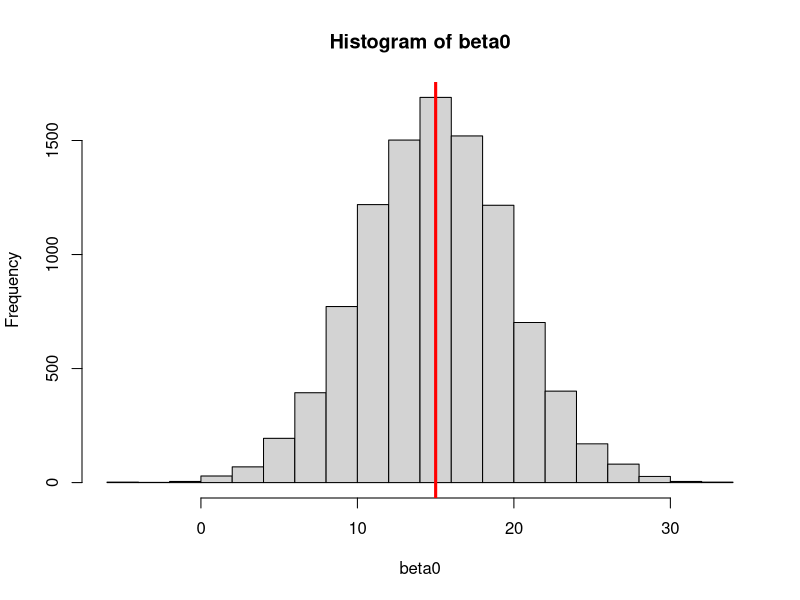
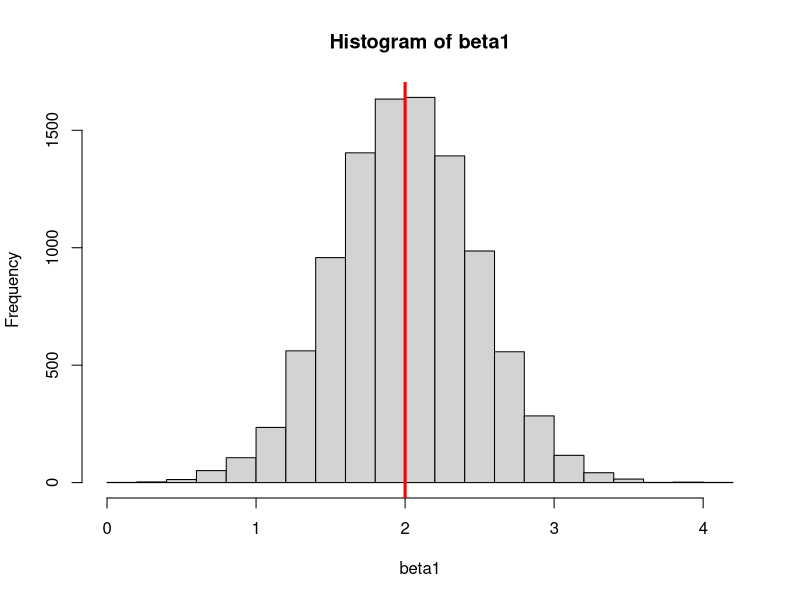

Here is the R script that generated these plots, in order:
## ---- chunk 1
knitr::opts_chunk$set(echo = TRUE)
## ---- chunk 2
library(tidyverse)
## ---- chunk 3
beta0 <- NULL
beta1 <- NULL

for(i in 1:10000){
  x_vals <- rnorm(75, mean=10, sd=1)
  y_vals <- rnorm(75, mean=(15+2*x_vals), 4)
  
  data_frame <- data.frame(x_vals, y_vals)
  
  model <- lm(y_vals ~ x_vals, data = data_frame)
  bt0 <- model[["coefficients"]][["(Intercept)"]]
  bt1 <- model[["coefficients"]][["x_vals"]]
  
  beta0 <- c(beta0, bt0)
  beta1 <- c(beta1, bt1)
}


## ---- chunk 4
  beta0_mean <- mean(beta0)
  beta1_mean <- mean(beta1)
## ---- chunk 5
  beta0_mean
## ---- chunk 6
  beta1_mean
## ---- chunk 7
 hist(beta0)
abline(v=15, col='red', lwd=3,)
## ---- chunk 8
hist(beta1)
abline(v=2, col='red', lwd=3,)
